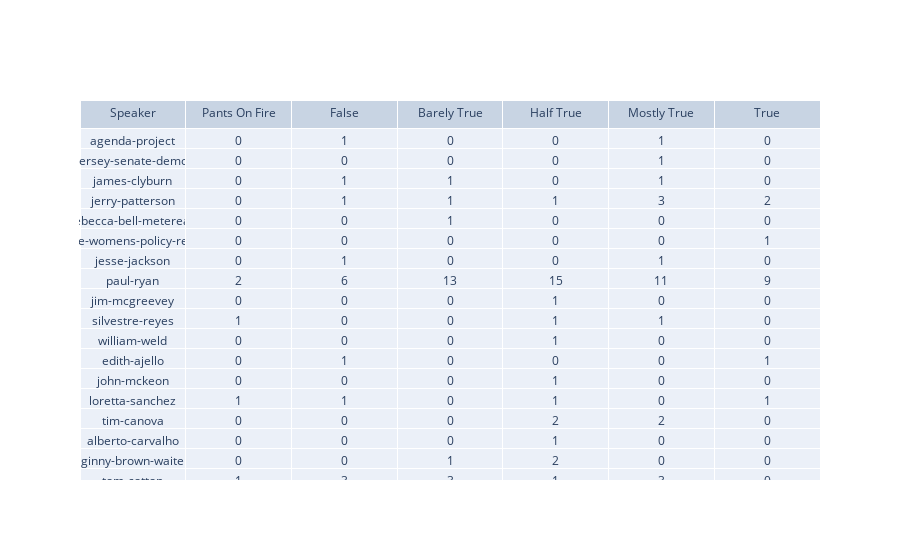

The code cell stored with this chart in its notebook:
### Code cell
#  Truth breakdown of each speaker
list_speakers = list(dict.fromkeys(df.dropna()['Speaker']))

pf_data = []  # pants on fire
f_data = []  # false
bt_data = []  # barely true
ht_data = []  # half true
mt_data = []  # mostly true
t_data = []  # true

for s in list_speakers:
    is_s = df['Speaker'] == s
    
    total_count = 0  # might use this later
    pf_count = 0
    f_count = 0
    bt_count = 0
    ht_count = 0
    mt_count = 0
    t_count = 0
    
    for l in df[is_s]['Label']:
        total_count = total_count + 1
        if l == 'pants-fire': pf_count = pf_count + 1
        elif l == 'false': f_count = f_count + 1
        elif l == 'barely-true': bt_count = bt_count + 1
        elif l == 'half-true': ht_count = ht_count + 1
        elif l == 'mostly-true': mt_count = mt_count + 1
        elif l == 'true': t_count = t_count + 1
        elif l == 'NaN': total_count = total_count - 1
            
    pf_data.append(pf_count)
    f_data.append(f_count)
    bt_data.append(bt_count)
    ht_data.append(ht_count)
    mt_data.append(mt_count)
    t_data.append(t_count)
    
fig = go.Figure(data=go.Table(header=dict(values=['Speaker','Pants On Fire','False','Barely True','Half True','Mostly True','True']),
    cells=dict(values=[list_speakers, pf_data, f_data, bt_data, ht_data, mt_data, t_data])))
fig.show()

### Figure 1 — Plotly figure (JSON) as saved in the notebook; plotly's stock layout.template omitted (floating-point values rounded to 4 significant figures; data arrays with more than 128 entries replaced by an {"elided": "..."} marker saying what was removed)
{"data": [{"cells": {"values": {"elided": "7x1635 mixed values"}}, "header": {"values": ["Speaker", "Pants On Fire", "False", "Barely True", "Half True", "Mostly True", "True"]}, "type": "table"}], "layout": {}}
